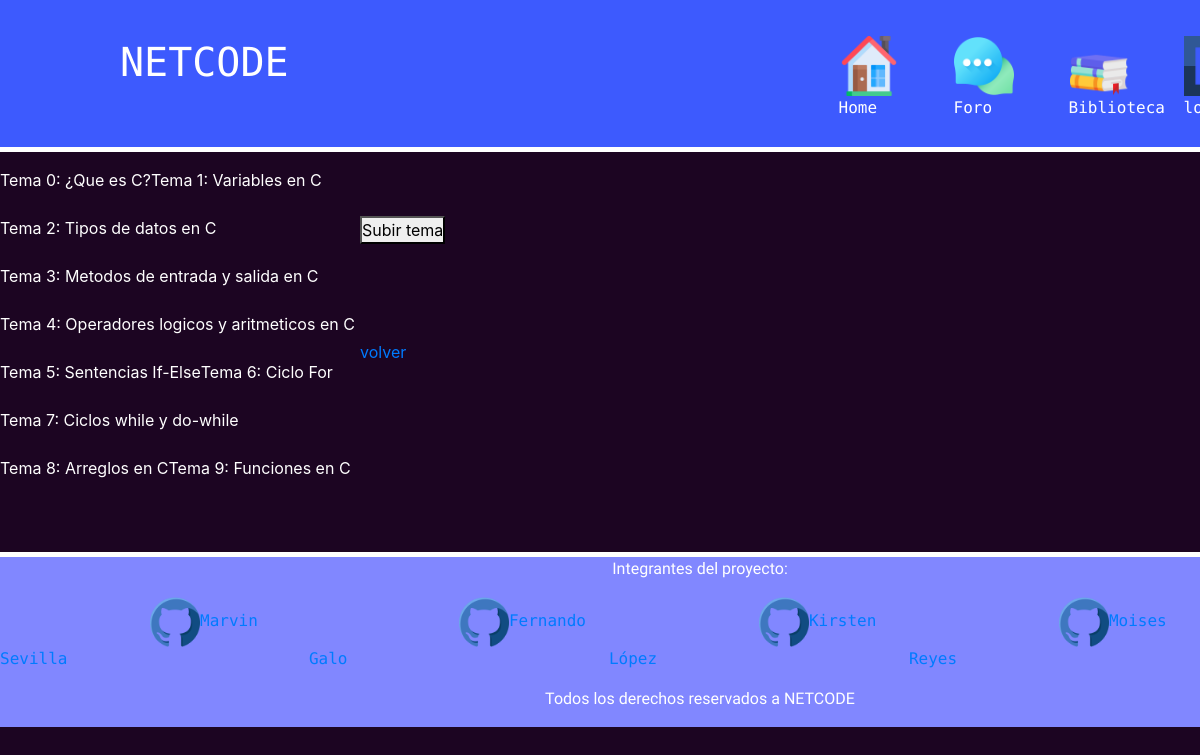
The app's page /verTemas/3 with its own data.
### tables this page shows
CREATE TABLE Tema
(
	Id integer PRIMARY KEY not null,
	Nombre text not null,
	Numero_Actividades integer not null,
	Id_Curso int, 'Contenido' text,
	constraint fk_Curso foreign key (Id_Curso) references Curso(Id)
);

### application.py (the view)
@app.route("/verTemas/<id>")
def verTemas(id):
    id = int(id)
    conn = connect()
    cursor = conn.cursor()
    results = topicData(conn, id)
    nTemas = 0 # aqui guardaremos el numero de temas
    names = [] # aqui guardaremos los nombres de cada tema
    for r in results:
        for c in r:
            try:
                nTemas = int(c) # si es un digito es el numero de temas
            except:
                names.append(c) # sino es el nombre de un tema
    Curso = courseData(conn, id)
    nombreC = "curso"
    for r in Curso:
        for c in r:
            nombreC = c
    conn.close() # cerramos la coneccion a la base de datos
    return render_template("ver_temas.html", Nombres = names, temas=nTemas, cursoSelected=nombreC, c_id=id)

### dataRequest.py (called while the page is built)
def connect():
    try:
        conn = sqlite3.connect('Users.db')
        return conn
    except Error:
        print(Error)
        sys.exit() # Cerramos el sistema

def topicData(conn, id):
    cursor = conn.cursor()
    results = cursor.execute(f"SELECT Curso.Numero_Temas,  Tema.Nombre FROM Curso INNER JOIN Tema on Tema.Id_Curso=Curso.Id WHERE Curso.Id = {id}")
    return results;

def courseData(conn, id):
    cursor = conn.cursor()
    results = cursor.execute(f"SELECT Nombre FROM Curso WHERE Id = {id}")
    return results;

### templates/ver_temas.html (shortened to what this page needs)
{%extends "User.html"%}
{% block header %}
    <div class="icons-enlaces">
                <ul>
                    <div class="text">
                        <h1>NETCODE</h1>
                    </div>
                    <div class="image-icon">
                        <li><a href="/admin"> <img src="../static/img/home.png" alt="homeicon"> Home</a></li>
                    </div>
                    <div class="image-icon">
                        <li><a href="/foro"><img src="../static/img/chat.png" alt="homeicon">Foro</a></li>
                    </div>
                    <div class="image-icon">
                        <li><a href="/Almacen/1"> <img src="../static/img/book.png" alt="bibliotecaicon"> Biblioteca</a></li>
                    </div>
                    <div class="image-icon">
                        <li><a href="/logout"><img src="../static/img/logout.png" alt="logout">log out</a></li>
                    </div>
                </ul>
            </div>
{% endblock %}
{% block body %}
    <br><br><br><br><br><br><br>
    <div class="sessions">
        {% for result in range(temas) %}
            <p>Tema {{ result }}: {{ Nombres[loop.index - 1] }}</p>
            <br><br>
        {% endfor %}
        <br><br>
    </div>
    <br><br>
    <div>
        <form action="/subir-tema/{{c_id}}">
            <button type="submit">Subir tema</button>
        </form>
    </div>
    <br>
    <br>
    <br>
    <br>
    <a href="/Almacen-cursos/{{c_id}}">volver</a>
{% endblock %}

### static/css/cursos.css (style rules this page uses)
* { margin: 0; padding: 0; box-sizing: border-box; }
.icons-enlaces { display: flex; z-index: 1; }
header .icons-enlaces ul { display:flex; justify-content: center; align-items: center; }
header .icons-enlaces ul .text h1 { float: right; font-family: 'M PLUS Code Latin', sans-serif; text-align: center; margin-left: 120px; margin-right: 550px; color: #FFF; }
header .icons-enlaces ul .image-icon li { List-style: none; font-family: 'M PLUS Code Latin', sans-serif; }
header .icons-enlaces ul .image-icon li a { margin-left: 100px; text-decoration: none; padding: 6px 15px; color: #FFF; border-radius: 20px; justify-content: center; align-items: center; height: 100%; }
header .icons-enlaces ul .image-icon li a:link { text-decoration: none; }
header .icons-enlaces .image-icon li a img { display:flex; justify-content: space-between; align-items: center; width: 60px; height: 60px; cursor:pointer; }
body { background-color:#1c0522; color:#FFF; overflow-x: hidden; }
.sessions { width: 30%; height: 80%; display: flex; flex-wrap: wrap; float: left; }

### records on screen
Tema: Nombre "¿Que es C?"
Tema: Nombre "Variables en C"
Tema: Nombre "Tipos de datos en C"
Tema: Nombre "Metodos de entrada y salida en C"
Tema: Nombre "Operadores logicos y aritmeticos en C"
Tema: Nombre "Sentencias If-Else"
Tema: Nombre "Ciclo For"
Tema: Nombre "Ciclos while y do-while"
Tema: Nombre "Arreglos en C"
Tema: Nombre "Funciones en C"

### other values on screen
{{ result }} "0" "1" "2" "3" "4" "5" "6" "7" "8" "9"
